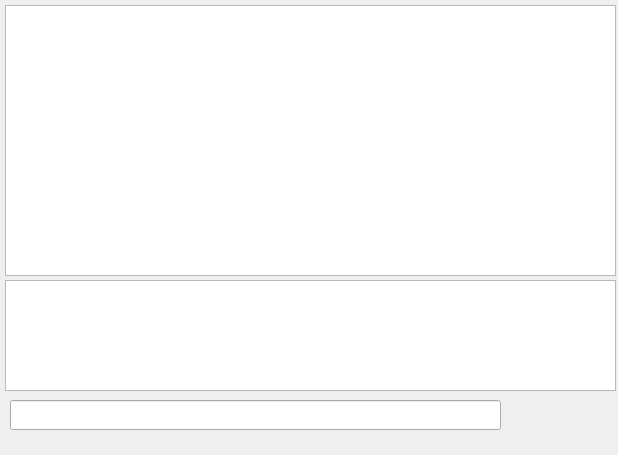
<?xml version="1.0" encoding="UTF-8"?>
<ui version="4.0">
 <class>senseForm</class>
 <widget class="QWidget" name="senseForm">
  <property name="geometry">
   <rect>
    <x>0</x>
    <y>0</y>
    <width>618</width>
    <height>455</height>
   </rect>
  </property>
  <property name="windowTitle">
   <string>Form</string>
  </property>
  <widget class="QTextEdit" name="commandTextBox">
   <property name="geometry">
    <rect>
     <x>5</x>
     <y>5</y>
     <width>611</width>
     <height>271</height>
    </rect>
   </property>
  </widget>
  <widget class="QTextEdit" name="suggestionTextBox">
   <property name="geometry">
    <rect>
     <x>5</x>
     <y>280</y>
     <width>611</width>
     <height>111</height>
    </rect>
   </property>
  </widget>
  <widget class="QLineEdit" name="lineEdit">
   <property name="geometry">
    <rect>
     <x>10</x>
     <y>400</y>
     <width>491</width>
     <height>30</height>
    </rect>
   </property>
  </widget>
 </widget>
 <resources/>
 <connections/>
</ui>
